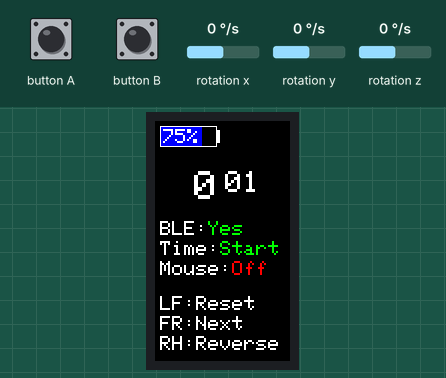
The program below on a simulated ESP32. Shown: 135×240 colour display. The inputs (shaded band) are chosen by the test bench; at power-on: rotation x 0 °/s, rotation y 0 °/s, rotation z 0 °/s. USB keyboard and mouse output is not drawn; what the program prints to the serial monitor is not drawn.

Above: at 1.3 s.
1.4 s: button A pressed for 0.15 s
3.7 s: button B pressed for 0.15 s
5.7 s: button A pressed for 1 s
8.7 s: button B pressed for 1 s
11.8 s: button A pulsed LOW 5 times (0.12 s each, 0.3 s apart)
14.8 s: button A pulsed LOW 5 times (0.12 s each, 0.3 s apart)
At 17.2 s:
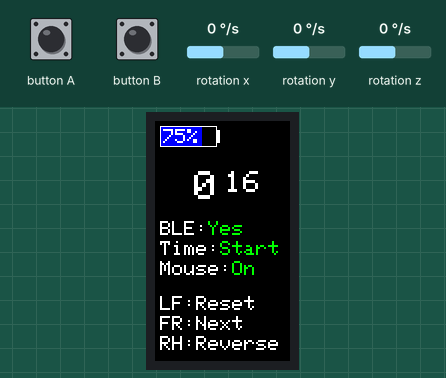
At 18.2 s:
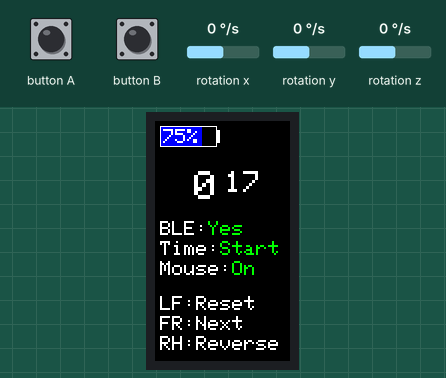
Timing chart, 0 to 19.7 s (numbered marks = the images above; inputs shaded):
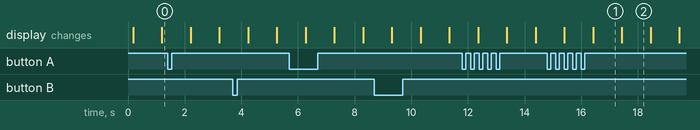

The program:

main.cpp
```cpp
#include <M5StickCPlus.h>
#include <BleCombo.h>
#include "battery.h"

#define TIME_LONG_PRESS 300         // ボタン長押しと判定する時間(ms)
#define DoubleClickThreshold 300    // ダブルクリックと判定
#define LCD_TOP_OFFSET 5            // LCD上部が被って見えないから、オフセット
bool isBleConnected = false;        // Bluetoothの接続判定フラグ。接続済:true / 未接続:false
bool isBtnALongPressing = false;    // BtnAの長押しフラグ
bool isBtnBLongPressing = false;    // BtnBの長押しフラグ
bool isMouseMode = false;           // MouseModeフラグ
unsigned long nowTime = 0;          // リアル時間
unsigned long lastClickTime = 0;    // 最後にクリックした時間
unsigned long nextMonitorMills = 0; // 次回のモニタを更新するミリ秒を格納する
Battery battery = Battery();
hw_timer_t *presenTimer = NULL;

void setup()
{
  /* -- Begin -- */
  M5.begin();
  Mouse.begin();
  Keyboard.begin();

  presenTimer = timerBegin(0, 80, true);
  setCpuFrequencyMhz(80);
  // presenTimer 初期停止と初期化
  timerStop(presenTimer);
  timerWrite(presenTimer, 0);
  // 加速度センサー（MPU6886）の初期化
  M5.IMU.Init();

  /* -- ボタン説明表示 -- */
  M5.Lcd.setTextSize(2);
  M5.Lcd.setCursor(5, 170 + LCD_TOP_OFFSET);
  M5.Lcd.printf("LF:Reset");
  M5.Lcd.setCursor(5, 190 + LCD_TOP_OFFSET);
  M5.Lcd.printf("FR:Next");
  M5.Lcd.setCursor(5, 210 + LCD_TOP_OFFSET);
  M5.Lcd.printf("RH:Reverse");

  /* -- Battery -- */
  // 表示左上の位置x, yと表示サイズ(1-7)を設定
  battery.setPosAndSize(5, 5, 2);
  // deleteBattery()時の塗りつぶし色を設定
  battery.setDeleteBgColor(TFT_BLACK);
  // 電池図形と%表示の色を設定
  battery.setTextColor(TFT_WHITE);
  // バッテリーを表示
  battery.showBattery();
}

void loop()
{
  M5.update();
  battery.batteryUpdate();

  /* -- スライド操作関連 -- */
  if (Keyboard.isConnected())
  {
    isBleConnected = true;

    // ダブルクリック判定（BtnA使用）
    if (M5.BtnA.wasPressed())
    {
      nowTime = millis();
      if (nowTime - lastClickTime < DoubleClickThreshold)
      {
        isMouseMode = !isMouseMode;
        Serial.printf("Mouse move mode: %s\n", isMouseMode ? "ON" : "OFF");
      }
      lastClickTime = nowTime;
    }

    // BtnA: 長押しスクロール or 短押し左クリック
    if (M5.BtnA.pressedFor(TIME_LONG_PRESS))
    {
      isBtnALongPressing = true;
      Serial.println("Scrolling down (long press)");
      Mouse.move(0, 0, -1.0); // ↓
    }
    else if (M5.BtnA.wasReleased())
    {
      if (!isBtnALongPressing)
      {
        Serial.println("Left click (short press)");
        Mouse.click(MOUSE_LEFT); // Left
      }
      else // 長押し後は押さない
      {
        isBtnALongPressing = false;
      }
    }
    // BtnB: 長押しスクロール or 短押し右クリック
    if (M5.BtnB.pressedFor(TIME_LONG_PRESS))
    {
      isBtnBLongPressing = true;
      Serial.println("Scrolling up (long press)");
      Mouse.move(0, 0, 1.0); // ↑
    }
    else if (M5.BtnB.wasReleased())
    {
      if (!isBtnBLongPressing)
      {
        Serial.println("Right click (short press)");
        Keyboard.write(KEY_BACKSPACE);
      }
      else // 長押し後は押さない
      {
        isBtnBLongPressing = false;
      }
    }

    // マウス移動（ジャイロで）
    // 上下左右傾き対応
    if (isMouseMode)
    {
      float gx, gy, gz;
      M5.IMU.getGyroData(&gx, &gy, &gz);
      float sensitivity = 0.05;
      int moveX = gy * sensitivity;
      int moveY = gx * sensitivity;

      if (abs(moveX) > 1 || abs(moveY) > 1)
      {
        Mouse.move(moveX, -moveY, 0);
      }
    }
  }
  else
  {
    isBleConnected = false;
  }

  /* -- Timer関連 -- */
  // 電源ボタンの押下状態を取得する。
  // HACK: GetBtnPress()は0以外の値は一度しか値を取得できないから、ここで取得する。
  //       格納しないで下のif文で呼ぶと、ボタンを長押ししても[1]ではなく、先に短い場合の[2]を返してしまうため、長押しの分岐に入らない。
  int axpBtn = M5.Axp.GetBtnPress();
  // 電源ボタンが短時間押されたときは、タイマーのStart/Stop
  if (axpBtn == 2)
  {
    if (timerStarted(presenTimer))
    {
      timerStop(presenTimer);
    }
    else
    {
      timerStart(presenTimer);
    }
  }
  // 電源ボタンが長時間(1.5s)押されたら、タイマーリセット
  if (axpBtn == 1)
  {
    timerStop(presenTimer);
    timerWrite(presenTimer, 0);
  }

  /* -- モニタ関連 -- */
  // 更新周期を1秒間隔にする
  if (nextMonitorMills < millis())
  {
    // Bluetooth接続状態の表示
    M5.Lcd.setTextSize(2);
    M5.Lcd.setCursor(5, 95 + LCD_TOP_OFFSET);
    M5.Lcd.printf("BLE:");
    if (isBleConnected)
    {
      M5.Lcd.setTextColor(GREEN, BLACK);
      M5.Lcd.printf("Yes");
      M5.Lcd.setTextColor(WHITE, BLACK);
    }
    else
    {
      M5.Lcd.setTextColor(RED, BLACK);
      M5.Lcd.printf("No ");
      M5.Lcd.setTextColor(WHITE, BLACK);
    }

    // Timer表示
    int presenTimerSec = int(timerReadSeconds(presenTimer));
    // 分は大きく
    M5.Lcd.setTextSize(4);
    M5.Lcd.setCursor(15, 50);
    M5.Lcd.printf("%2d", presenTimerSec / 60);
    // 秒は小さく
    M5.Lcd.setTextSize(3);
    M5.Lcd.setCursor(70, 50);
    M5.Lcd.printf("%02d", presenTimerSec % 60);
    // 時刻
    M5.Lcd.setTextSize(2);
    M5.Lcd.setCursor(5, 115 + LCD_TOP_OFFSET);
    // Start/Stopの表示を切り替える
    M5.Lcd.printf("Time:");
    if (timerStarted(presenTimer))
    {
      M5.Lcd.setTextColor(GREEN, BLACK);
      M5.Lcd.printf("Start");
      M5.Lcd.setTextColor(WHITE, BLACK);
    }
    else
    {
      M5.Lcd.setTextColor(RED, BLACK);
      M5.Lcd.printf("Stop ");
      M5.Lcd.setTextColor(WHITE, BLACK);
    }
    // マウス
    M5.Lcd.setTextSize(2);
    M5.Lcd.setCursor(5, 135 + LCD_TOP_OFFSET);
    // Start/Stopの表示を切り替える
    M5.Lcd.printf("Mouse:");
    if (isMouseMode)
    {
      M5.Lcd.setTextColor(GREEN, BLACK);
      M5.Lcd.printf("On ");
      M5.Lcd.setTextColor(WHITE, BLACK);
    }
    else
    {
      M5.Lcd.setTextColor(RED, BLACK);
      M5.Lcd.printf("Off");
      M5.Lcd.setTextColor(WHITE, BLACK);
    }
    nextMonitorMills = millis() + 1000;
  }
}
```

battery.h
```cpp
/**
 * 電池残量表示
 */
#include <M5StickCPlus.h>

/**
 * Batteryクラス
 *
 * 電池残量を表示する。
 */
class Battery {
  public:
    Battery();
    void setPosAndSize(int posX, int posY, int showSizeNum);
    void setDeleteBgColor(uint32_t color);
    void setTextColor(uint32_t color);
    void showBattery();
    void deleteBattery();
    void batteryUpdate(int percent);
    void checkout(int count, bool showFlg);

  private:
    const float MAX_BATTERY_VOLTAGE = 4.2f;
    const float MIN_BATTERY_VOLTAGE = 3.0f;
    const int8_t BITS_PER_PIXEL     = 1;
    const int TRANS_PARENTS         = 0;
    const int MAX_SHOW_SIZE         = 7;
    const int MIN_SHOW_SIZE         = 1;

    TFT_eSprite _sprite = TFT_eSprite(&M5.Lcd);
    bool _showFlg;
    int _x;
    int _y;
    int _showSize;
    int _width;
    int _height;
    int _top_width;
    uint32_t _bg_color;
    uint32_t _line_color;
    uint32_t _text_color;

    void drawBatteryLines();
    int calcBatteryPercent();
    uint32_t getBatteryColor();
    void showBatteryPercent(int i_percent);
    bool isLowBattery();
    bool isUsingBattery();
};

/**
 * コンストラクタ
 */
Battery::Battery() {
  // 初期化
  _showFlg = true;
  _x = 0;
  _y = 0;
  _showSize = 1;
  _width     = 28*_showSize;
  _height    = 10*_showSize;
  _top_width =  2*_showSize;
  _bg_color   = TFT_BLACK;
  _line_color = TFT_WHITE;
  _text_color = TFT_WHITE;
}

/**
 * 表示位置(x, y)と表示サイズを設定する関数
 */
void Battery::setPosAndSize(int posX, int posY, int showSizeNum) {
  _x = posX;
  _y = posY;

  if (MAX_SHOW_SIZE < showSizeNum) {
    _showSize = MAX_SHOW_SIZE;
  } else if (showSizeNum < MIN_SHOW_SIZE) {
    _showSize = MIN_SHOW_SIZE;
  } else {
    _showSize  = showSizeNum;
  }

  _width     = 28*_showSize;
  _height    = 10*_showSize;
  _top_width =  2*_showSize;
}

/**
 * 削除時の背景色を設定する関数
 */
void Battery::setDeleteBgColor(uint32_t color) {
  _bg_color  = color;
}

/**
 * 電池図形と文字の色を設定する関数
 */
void Battery::setTextColor(uint32_t color) {
  _line_color = color;
  _text_color = color;
}

/**
 * 電池残量を表示する関数
 */
void Battery::showBattery() {
  _showFlg = true;
  drawBatteryLines();
  _sprite.setColorDepth(16);
  _sprite.createSprite(_width-1, _height-1);
}

/**
 * 電池残量を非表示(塗りつぶし)する関数
 */
void Battery::deleteBattery() {
  // スプライト全体を_bg_colorで塗りつぶしてメモリ開放
  _sprite.deleteSprite();
  _sprite.createSprite(_width+_top_width, _height+1);
  _sprite.fillSprite(_bg_color);
  _sprite.pushSprite(_x, _y);
  _sprite.deleteSprite();
  _showFlg = false;
}

/**
 * バッテリー残量の表示を更新する関数
 */
void Battery::batteryUpdate(int percent=-1) {
  if (!_showFlg) { return; }

  // 電池図形内部背景塗りつぶし
  _sprite.fillRect(0, 0, _width-1, _height-1, TFT_BLACK);

  // 実際にバッテリーの値を計算するか判定
  int i_percent = percent;
  if (i_percent == -1) {
    i_percent = calcBatteryPercent();
  }

  // バッテリー残量の割合を計算して背景色塗りつぶし
  int b_width = int((_width-2) * (i_percent/100.0f));
  _sprite.fillRect(0, 0, b_width+1, _height-1, getBatteryColor());

  showBatteryPercent(i_percent); // バッテリー数値を表示
  _sprite.pushSprite(_x+1, _y+1); // ディスプレイに表示
}

/**
 * 電池の図形を作成する関数
 */
void Battery::drawBatteryLines() {
  // 透明部分も作れるスプライト範囲を作成
  _sprite.setColorDepth(BITS_PER_PIXEL);
  _sprite.createSprite(_width+_top_width, _height+1);
  _sprite.fillSprite(TRANS_PARENTS);

  // 電池図形を作成
  _sprite.fillRect(0, 0, _width+1, _height+1, _line_color);
  _sprite.fillRect(1, 1, _width-1, _height-1, TRANS_PARENTS);
  _sprite.fillRect(_width+1, _top_width, _top_width, _height-(_top_width*2)+1, _line_color);

  _sprite.setBitmapColor(_line_color, TRANS_PARENTS); // 色を設定
  _sprite.pushSprite(_x, _y, TRANS_PARENTS); // 表示
  _sprite.deleteSprite(); // メモリ開放
}

/**
 * バッテリー残量%を計算する関数(戻り値は0～100)
 */
int Battery::calcBatteryPercent() {
  float _vbat = M5.Axp.GetBatVoltage();
  float percent = (_vbat - MIN_BATTERY_VOLTAGE) / (MAX_BATTERY_VOLTAGE - MIN_BATTERY_VOLTAGE);
  return roundf(percent * 100.0f);
}

/**
 * バッテリーの状態に応じて色を取得する関数
 */
uint32_t Battery::getBatteryColor() {
  // バッテリー稼働中は緑、電圧が低い時は赤色、充電中は青色
  uint32_t color = TFT_DARKGREEN;
  if (isLowBattery()) {
    color = TFT_RED;
  } else if (!isUsingBattery()) {
    color = TFT_BLUE;
  }
  return color;
}

/**
 * バッテリー残量を表示する関数
 */
void Battery::showBatteryPercent(int i_percent) {
  // バッテリー数値を表示
  _sprite.setCursor(0+_showSize, 0+_showSize);
  _sprite.setTextFont(1);
  _sprite.setTextColor(_text_color);
  _sprite.setTextSize(_showSize);
  _sprite.print(i_percent);
  _sprite.print("%");
}

/**
 * バッテリー残量を表示する関数
 */
void Battery::checkout(int count, bool showFlg) {
  // バッテリー数値を表示
  if (count > 10) {
    count = 0;
    showFlg = !showFlg;
    if (showFlg) {
        this->showBattery();
    } else {
        this->deleteBattery();
    }
  }
}

/**
 * 低電圧状態かを判定する関数
 */
bool Battery::isLowBattery() {
  // 低電圧状態(3.4V以下)だと1それ以外は0
  uint8_t _low_bat = M5.Axp.GetWarningLeve();
  if (_low_bat == 0) {
    return false;
  } else {
    return true;
  }
}

/**
 * バッテリー稼働か充電中かを判定する関数
 */
bool Battery::isUsingBattery() {
  // プラスが充電、マイナスがバッテリー稼働
  float _ibat = M5.Axp.GetBatCurrent();
  if (_ibat < 0.0f) {
    return true;
  } else {
    return false;
  }
}
```

Measured:
- after the input at 14.8 s, the display: first differs from a run without the input after 1.6 s (image 1)
- what the display in image 1 shows lasts 1.0 s, from 16.4 s to 17.4 s
